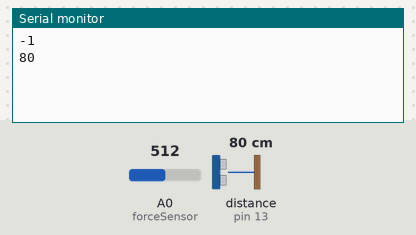
Bench run of a sketch on a simulated Arduino Uno, built with avr-gcc and run on an emulated ATmega328P. Parts: the last lines printed to the serial monitor. The inputs (shaded band) are chosen by the test bench; at power-on: distance to the obstacle (sensor on pin 13) 80 cm, A0 (forceSensor) = 512. The echo pulse lasts 58.3 µs per cm.

Above: at 2.8 s.
2.9 s: distance to the obstacle (sensor on pin 13) set to 2 cm
At 5.0 s:
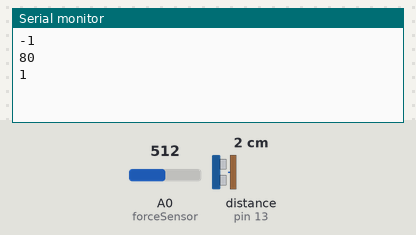
5.6 s: A0 (forceSensor) set to 50
At 6.5 s:
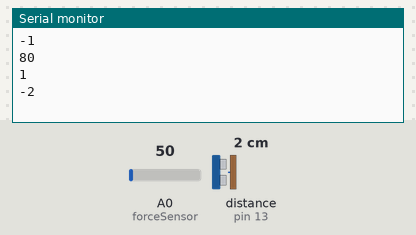
Timing chart, 0 to 8.6 s (numbered marks = the images above; inputs shaded):
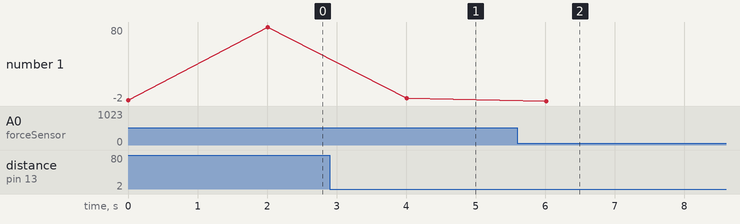

The sketch:

XofaInput.ino
```cpp
#include <Ultrasonic.h>

#define TRIGGER_PIN  12
#define ECHO_PIN     13
Ultrasonic ultrasonic(TRIGGER_PIN, ECHO_PIN);

int forceSensor=A0;
int forceSensorNewval=0;
int forceSensorOldval=30;

void setup()
{
  Serial.begin(9600);
}

void loop()
{
  float cmMsec, inMsec;
  long microsec = ultrasonic.timing();

  cmMsec = ultrasonic.convert(microsec, Ultrasonic::CM);
  forceSensorNewval=analogRead(forceSensor);

  if((forceSensorNewval-forceSensorOldval)>40)
  {
    Serial.println(-1); //welcome
    delay(1000); //welcome time
  }
  else if(forceSensorNewval>50 && cmMsec>0)
  {
    Serial.println(int(cmMsec)); //journey
    delay(1000); //set volume time
  }
  else if((forceSensorOldval-forceSensorNewval)>60)
  {
    Serial.println(-2); //goodbye
    delay(1000); //goodbye time
  }

  forceSensorOldval = forceSensorNewval;
  delay(1000);
}
```

Measured:
- after the input at 2.9 s, the serial monitor: prints a new line after 1.1 s (image 1)
- after the input at 5.6 s, the serial monitor: prints a new line after 0.41 s (image 2)
- plotted number 1: 80 → 1 after the input at 2.9 s, 1 → -2 after the input at 5.6 s
